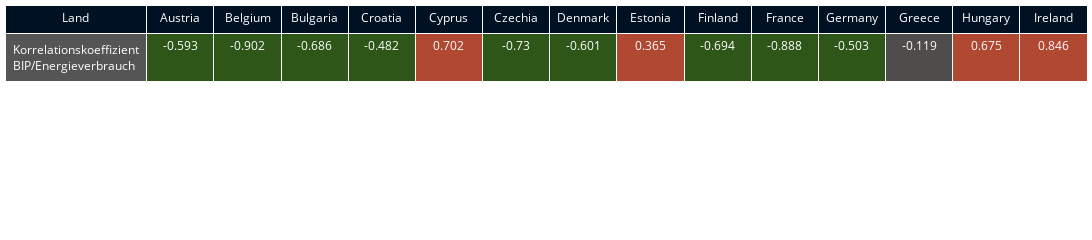
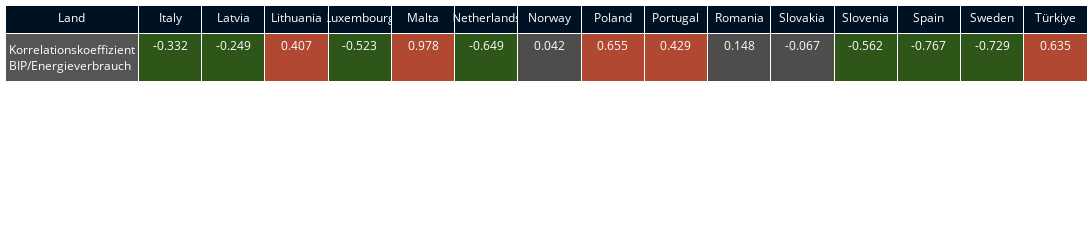

These figures' notebook cell, in order:
### Code cell
correlation_table(df_Y_first_half, mode = "Land", html_elements_color=html_elements_color).show()
correlation_table(df_Y_second_half, mode = "Land", html_elements_color=html_elements_color).show()

### Figure 1 — Plotly figure (JSON) as saved in the notebook; plotly's stock layout.template omitted (floating-point values rounded to 4 significant figures)
{"data": [{"cells": {"fill": {"color": ["#555555", "#2e5618", "#2e5618", "#2e5618", "#2e5618", "#b14831", "#2e5618", "#2e5618", "#b14831", "#2e5618", "#2e5618", "#2e5618", "#4e4d4c", "#b14831", "#b14831"]}, "font": {"color": "white", "size": 12}, "values": [["Korrelationskoeffizient<br>BIP/Energieverbrauch"], [-0.593], [-0.902], [-0.686], [-0.482], [0.702], [-0.73], [-0.601], [0.365], [-0.694], [-0.888], [-0.503], [-0.119], [0.675], [0.846]]}, "columnwidth": [190, 90, 90, 90, 90, 90, 90, 90, 90, 90, 90, 90, 90, 90, 90], "header": {"fill": {"color": "#001124"}, "font": {"color": "white", "size": 12}, "values": ["Land", "Austria", "Belgium", "Bulgaria", "Croatia", "Cyprus", "Czechia", "Denmark", "Estonia", "Finland", "France", "Germany", "Greece", "Hungary", "Ireland"]}, "type": "table"}], "layout": {"height": 80, "margin": {"b": 5, "l": 5, "r": 5, "t": 5}, "width": 1200}}

### Figure 2 — Plotly figure (JSON) as saved in the notebook; plotly's stock layout.template omitted (floating-point values rounded to 4 significant figures)
{"data": [{"cells": {"fill": {"color": ["#555555", "#2e5618", "#2e5618", "#b14831", "#2e5618", "#b14831", "#2e5618", "#4e4d4c", "#b14831", "#b14831", "#4e4d4c", "#4e4d4c", "#2e5618", "#2e5618", "#2e5618", "#b14831"]}, "font": {"color": "white", "size": 12}, "values": [["Korrelationskoeffizient<br>BIP/Energieverbrauch"], [-0.332], [-0.249], [0.407], [-0.523], [0.978], [-0.649], [0.042], [0.655], [0.429], [0.148], [-0.067], [-0.562], [-0.767], [-0.729], [0.635]]}, "columnwidth": [190, 90, 90, 90, 90, 90, 90, 90, 90, 90, 90, 90, 90, 90, 90, 90], "header": {"fill": {"color": "#001124"}, "font": {"color": "white", "size": 12}, "values": ["Land", "Italy", "Latvia", "Lithuania", "Luxembourg", "Malta", "Netherlands", "Norway", "Poland", "Portugal", "Romania", "Slovakia", "Slovenia", "Spain", "Sweden", "Türkiye"]}, "type": "table"}], "layout": {"height": 80, "margin": {"b": 5, "l": 5, "r": 5, "t": 5}, "width": 1200}}
